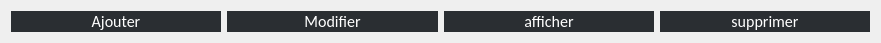
      <widget class="QWidget" name="horizontalLayoutWidget">
       <property name="geometry">
        <rect>
         <x>50</x>
         <y>20</y>
         <width>881</width>
         <height>31</height>
        </rect>
       </property>
       <layout class="QHBoxLayout" name="horizontalLayout">
        <item>
         <widget class="QPushButton" name="bar_ajoutC">
          <property name="styleSheet">
           <string notr="true">QPushButton
{
	background-color: rgb(42, 46, 50);
   border-radius:0px;
	color:#ffffff;
	font-size:16px;
font-family:Calibri;

qproperty-iconSize:35px;

}
QPushButton:hover
{
	background-color:rgb(50, 53, 57);
		color:#ffff99;

}
QPushButton:focus
{
	background-color: rgb(59, 62, 66);
	border-style:solid;
	border-left-width:7px;
	border-color: #ff3333;
	color:#ffff99;
}
</string>
          </property>
          <property name="text">
           <string>Ajouter</string>
          </property>
         </widget>
        </item>
        <item>
         <widget class="QPushButton" name="bar_modifC">
          <property name="styleSheet">
           <string notr="true">QPushButton
{
	background-color: rgb(42, 46, 50);
   border-radius:0px;
	color:#ffffff;
	font-size:16px;
font-family:Calibri;

qproperty-iconSize:35px;

}
QPushButton:hover
{
	background-color:rgb(50, 53, 57);
		color:#ffff99;

}
QPushButton:focus
{
	background-color: rgb(59, 62, 66);
	border-style:solid;
	border-left-width:7px;
	border-color: #ff3333;
	color:#ffff99;
}
</string>
          </property>
          <property name="text">
           <string>Modifier</string>
          </property>
         </widget>
        </item>
        <item>
         <widget class="QPushButton" name="bar_affichC">
          <property name="styleSheet">
           <string notr="true">QPushButton
{
	background-color: rgb(42, 46, 50);
   border-radius:0px;
	color:#ffffff;
	font-size:16px;
font-family:Calibri;

qproperty-iconSize:35px;

}
QPushButton:hover
{
	background-color:rgb(50, 53, 57);
		color:#ffff99;

}
QPushButton:focus
{
	background-color: rgb(59, 62, 66);
	border-style:solid;
	border-left-width:7px;
	border-color: #ff3333;
	color:#ffff99;
}
</string>
          </property>
          <property name="text">
           <string>afficher</string>
          </property>
         </widget>
        </item>
        <item>
         <widget class="QPushButton" name="bar_suppC">
          <property name="styleSheet">
           <string notr="true">QPushButton
{
	background-color: rgb(42, 46, 50);
   border-radius:0px;
	color:#ffffff;
	font-size:16px;
font-family:Calibri;

qproperty-iconSize:35px;

}
QPushButton:hover
{
	background-color:rgb(50, 53, 57);
		color:#ffff99;

}
QPushButton:focus
{
	background-color: rgb(59, 62, 66);
	border-style:solid;
	border-left-width:7px;
	border-color: #ff3333;
	color:#ffff99;
}
</string>
          </property>
          <property name="text">
           <string>supprimer</string>
          </property>
         </widget>
        </item>
       </layout>
      </widget>
